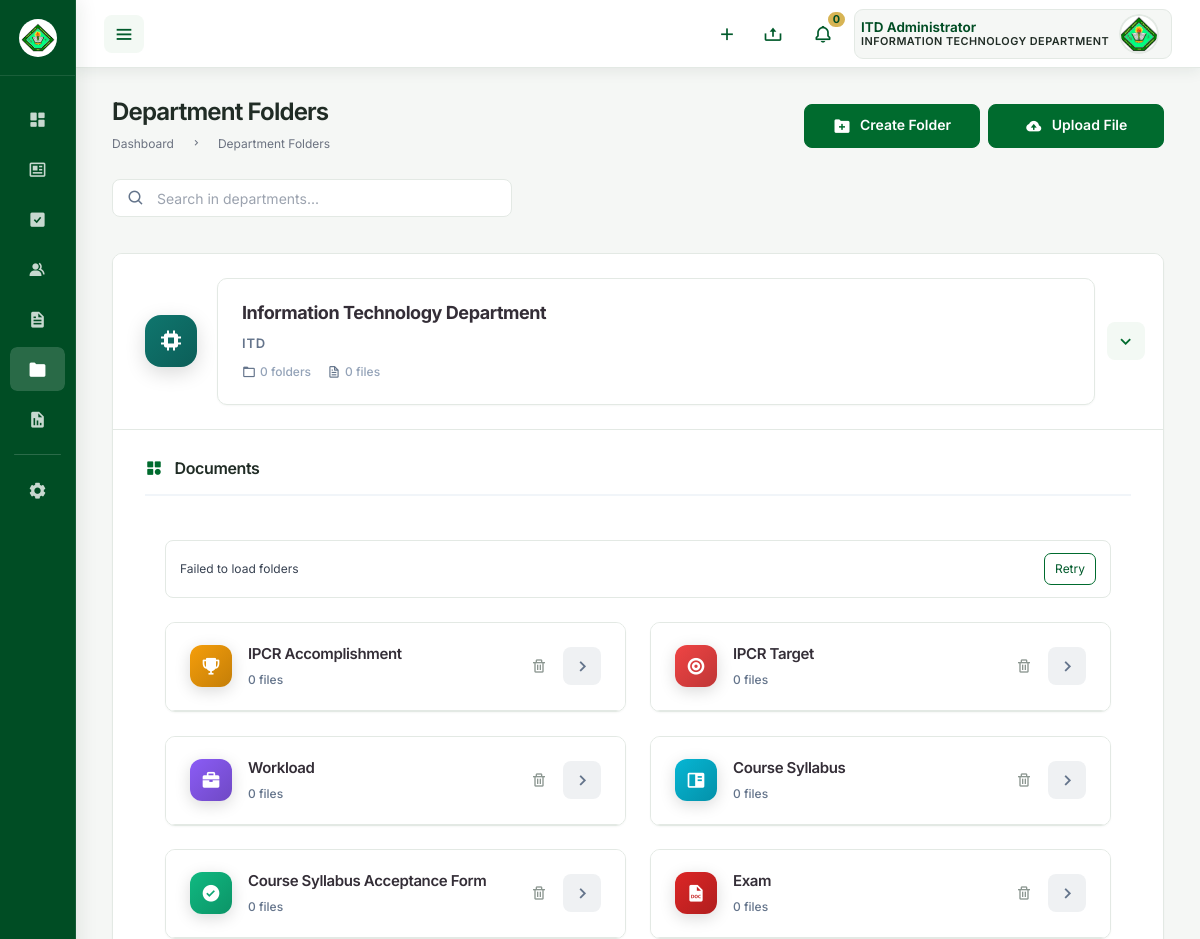
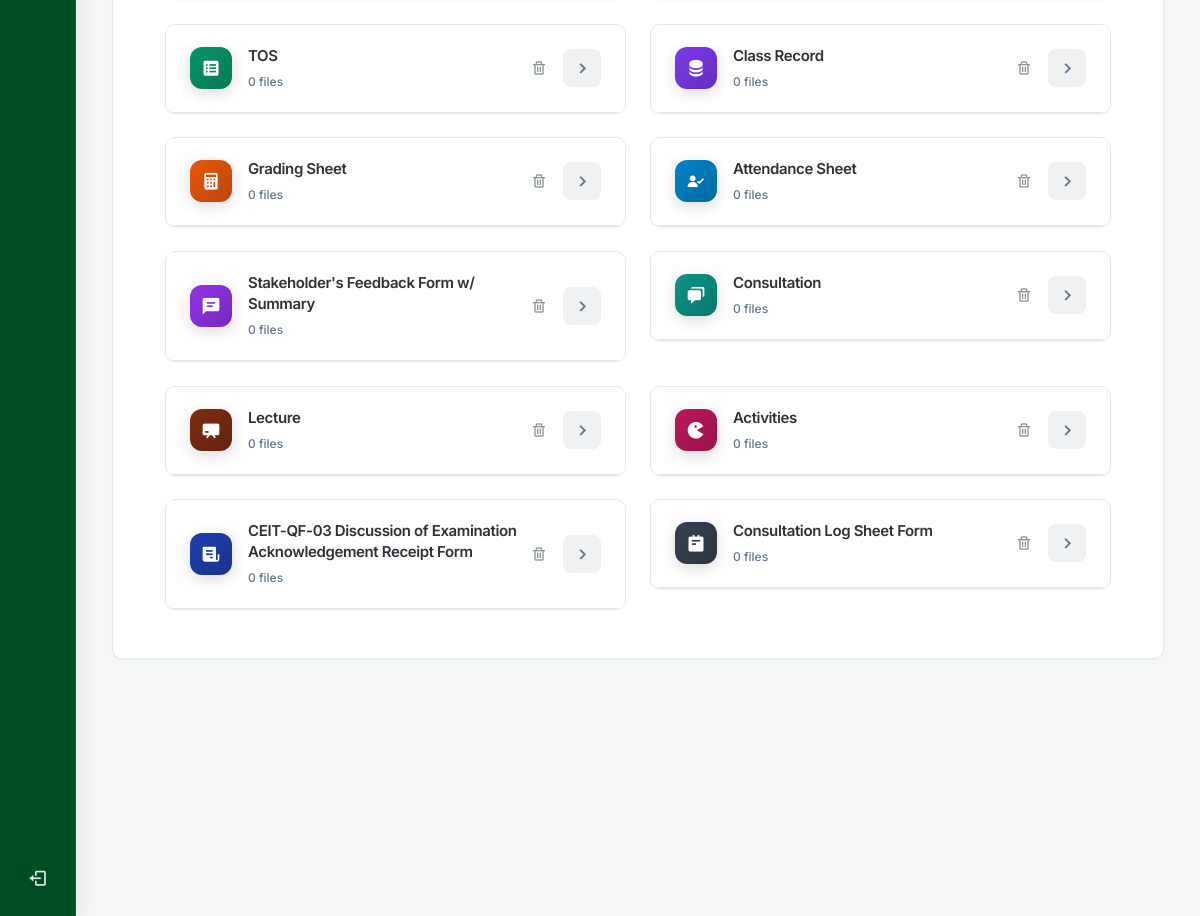
/roles/user/folders.php (signed in), run on the app's committed database (2 pictures, top to bottom).
### tables this page shows
CREATE TABLE `departments` (
  `id` int NOT NULL,
  `department_code` varchar(10) NOT NULL,
  `department_name` varchar(100) NOT NULL,
  `description` text,
  `head_of_department` varchar(100) DEFAULT NULL,
  `contact_email` varchar(255) DEFAULT NULL,
  `contact_phone` varchar(20) DEFAULT NULL,
  `created_at` datetime DEFAULT CURRENT_TIMESTAMP,
  `updated_at` datetime DEFAULT CURRENT_TIMESTAMP ON UPDATE CURRENT_TIMESTAMP,
  `is_active` tinyint(1) DEFAULT '1'
);

### includes/config.php (called while the page is built, shortened)
<?php
function isLoggedIn() {
    return isset($_SESSION['user_id']) &&
           isset($_SESSION['user_role']) &&
           (!isset($_SESSION['session_token']) || !isSessionExpired());
}
function getCurrentUser($pdo) {
    try {
        $stmt = $pdo->prepare("
            SELECT u.*, d.department_name, d.department_code, d.description as department_description
            FROM users u
            LEFT JOIN departments d ON u.department_id = d.id
            WHERE u.id = ? AND u.is_approved = 1
        ");
        $stmt->execute([$_SESSION['user_id']]);
        $user = $stmt->fetch();
        if ($user) {
            $updateStmt = $pdo->prepare("UPDATE users SET last_login = NOW() WHERE id = ?");
            $updateStmt->execute([$user['id']]);
            return $user;
        }
    } catch (Exception $e) {
        error_log("Error fetching current user: " . $e->getMessage());
    }
    return null;
}
?>

### roles/user/folders.php (the view, shortened to what this page needs)
<?php
require_once '../../includes/config.php';
$currentUser = getCurrentUser($pdo);
$userDepartmentId = null;
if (isset($currentUser['department_id']) && $currentUser['department_id']) {
    $userDepartmentId = $currentUser['department_id'];
}
$fileCategories = [
    'ipcr_accomplishment' => [
        'name' => 'IPCR Accomplishment',
        'icon' => 'bxs-trophy',
        'color' => '#f59e0b'
    ],
    'ipcr_target' => [
        'name' => 'IPCR Target',
        'icon' => 'bxs-bullseye',
        'color' => '#ef4444'
    ],
    'workload' => [
        'name' => 'Workload',
        'icon' => 'bxs-briefcase',
        'color' => '#8b5cf6'
    ],
    'course_syllabus' => [
        'name' => 'Course Syllabus',
        'icon' => 'bxs-book-content',
        'color' => '#06b6d4'
    ],
    'syllabus_acceptance' => [
        'name' => 'Course Syllabus Acceptance Form',
        'icon' => 'bxs-check-circle',
        'color' => '#10b981'
    ],
    'exam' => [
        'name' => 'Exam',
        'icon' => 'bxs-file-doc',
        'color' => '#dc2626'
    ],
    'tos' => [
        'name' => 'TOS',
        'icon' => 'bxs-spreadsheet',
        'color' => '#059669'
    ],
    'class_record' => [
        'name' => 'Class Record',
        'icon' => 'bxs-data',
        'color' => '#7c3aed'
    ],
    'grading_sheet' => [
        'name' => 'Grading Sheet',
        'icon' => 'bxs-calculator',
        'color' => '#ea580c'
    ],
    'attendance_sheet' => [
        'name' => 'Attendance Sheet',
        'icon' => 'bxs-user-check',
        'color' => '#0284c7'
    ],
    'stakeholder_feedback' => [
        'name' => 'Stakeholder\'s Feedback Form w/ Summary',
        'icon' => 'bxs-comment-detail',
        'color' => '#9333ea'
    ],
    'consultation' => [
        'name' => 'Consultation',
        'icon' => 'bxs-chat',
        'color' => '#0d9488'
    ],
    'lecture' => [
        'name' => 'Lecture',
        'icon' => 'bxs-chalkboard',
        'color' => '#7c2d12'
    ],
    'activities' => [
        'name' => 'Activities',
        'icon' => 'bxs-game',
        'color' => '#be185d'
    ],
    'exam_acknowledgement' => [
        'name' => 'CEIT-QF-03 Discussion of Examination Acknowledgement Receipt Form',
        'icon' => 'bxs-receipt',
        'color' => '#1e40af'
    ],
    'consultation_log' => [
        'name' => 'Consultation Log Sheet Form',
        'icon' => 'bxs-notepad',
        'color' => '#374151'
    ]
];
function getUserDepartment($pdo, $userDepartmentId) {
    try {
        $stmt = $pdo->prepare("
            SELECT * FROM departments
            WHERE id = ? AND is_active = 1
        ");
        $stmt->execute([$userDepartmentId]);
        return $stmt->fetch(PDO::FETCH_ASSOC);
    } catch(Exception $e) {
        error_log("Error fetching department: " . $e->getMessage());
        return null;
    }
}
$userDepartment = getUserDepartment($pdo, $userDepartmentId);
$departments = $userDepartment ? [$userDepartment] : [];
$departmentConfig = [
    'TED' => ['icon' => 'bxs-graduation', 'color' => '#f59e0b'],
    'MD' => ['icon' => 'bxs-business', 'color' => '#1e40af'],
    'FASD' => ['icon' => 'bx bx-water', 'color' => '#0284c7'],
    'ASD' => ['icon' => 'bxs-palette', 'color' => '#d946ef'],
    'ITD' => ['icon' => 'bxs-chip', 'color' => '#0f766e'],
    'NSTP' => ['icon' => 'bxs-user-check', 'color' => '#22c55e']
];
?>
<!DOCTYPE html>
<html lang="en">
<head>
    <link href='https://unpkg.com/boxicons@2.0.9/css/boxicons.min.css' rel='stylesheet'>
    <link rel="stylesheet" href="assets/css/components/sidebar.css?v=<?= time() ?>">
    <link rel="stylesheet" href="assets/css/components/navbar.css?v=<?= time() ?>">
    <link rel="stylesheet" href="assets/css/pages/folders/category_system.css">
    <link rel="stylesheet" href="assets/css/pages/folders/file_system.css">
    <link rel="stylesheet" href="assets/css/pages/folders/modal.css">
    <link rel="stylesheet" href="assets/css/pages/folders/ui_components.css">
    <link rel="stylesheet" href="assets/css/pages/folders/department_structure.css">
    <link rel="stylesheet" href="assets/css/pages/folders/responsive.css">
    <link rel="stylesheet" href="assets/css/pages/folders/semester_selection.css">
    <link rel="stylesheet" href="assets/css/components/file_preview_modal.css">
    <?php include __DIR__ . '/../../includes/theme.php'; ?>
</head>
<body class="user-folders-page">
    <section id="content">
        <main>
            <div class="head-title">
                <div class="left">
                    <h1>Department Folders</h1>
                    <ul class="breadcrumb">
                        <li>
                            <a href="dashboard.php">Dashboard</a>
                        </li>
                        <li><i class='bx bx-chevron-right'></i></li>
                        <li>
                        <a class="" href="#" style="color: #28a745;">Department Folders</a>
                        </li>
                    </ul>
                </div>
                <div class="action-buttons">
                    <button onclick="openCreateFolderModal()" class="create-folder-btn">
                        <i class='bx bxs-folder-plus'></i>
                        <span class="text">Create Folder</span>
                    </button>
                    <button onclick="openUploadModal()" class="upload-btn">
                        <i class='bx bxs-cloud-upload'></i>
                        <span class="text">Upload File</span>
                    </button>
                </div>
            </div>
            <div class="search-section">
                <div class="search-bar">
                    <input type="text" placeholder="Search in departments..." id="departmentSearch">
                </div>
            </div>
<?php if (!empty($departments)): ?>
    <?php foreach ($departments as $dept):
        $config = $departmentConfig[$dept['department_code']] ?? ['icon' => 'bxs-building', 'color' => '#6b7280'];
    ?>
        <div class="department-card" data-department="<?php echo $dept['id']; ?>">
            <div class="department-header" onclick="toggleDepartment('<?php echo $dept['id']; ?>')">
                <div class="department-icon" style="background: linear-gradient(135deg, <?php echo $config['color']; ?>, <?php echo adjustBrightness($config['color'], -20); ?>);">
                    <i class='bx <?php echo $config['icon']; ?>'></i>
                </div>
                <div class="department-info">
                    <div class="department-name">
                        <?php echo htmlspecialchars($dept['department_name']); ?>
                    </div>
                    <div class="department-code"><?php echo $dept['department_code']; ?></div>
                    <div class="department-stats">
                        <span><i class='bx bx-folder'></i> 0 folders</span>
                        <span><i class='bx bx-file'></i> 0 files</span>
                    </div>
                </div>
                <div class="expand-controls">
                    <i class='bx bx-chevron-right expand-icon' id="icon-<?php echo $dept['id']; ?>"></i>
                </div>
            </div>
            <div class="department-content" id="content-<?php echo $dept['id']; ?>">
                <div class="predefined-categories-section">
                    <div class="section-header">
                        <h3>
                            <i class='bx bxs-category'></i>
                            Documents
                        </h3>
                    </div>
                    <div class="categories-grid" id="categories-<?php echo $dept['id']; ?>">
                        <?php foreach ($fileCategories as $categoryKey => $category):
                            $uniqueId = $dept['id'] . '-' . $categoryKey;
                        ?>
                            <div class="category-card" data-category="<?php echo $categoryKey; ?>" onclick="toggleCategory('<?php echo $dept['id']; ?>', '<?php echo $categoryKey; ?>')">
                                <div class="category-header">
                                    <div class="category-icon" style="background: linear-gradient(135deg, <?php echo $category['color']; ?>, <?php echo adjustBrightness($category['color'], -20); ?>);">
                                        <i class='bx <?php echo $category['icon']; ?>'></i>
                                    </div>
                                    <div class="category-info">
                                        <div class="category-name"><?php echo htmlspecialchars($category['name']); ?></div>
                                        <div class="category-count">0 files</div>
                                    </div>
                                    <button type="button" class="category-delete-button"
                                            aria-label="Delete <?php echo htmlspecialchars($category['name'], ENT_QUOTES); ?> folder"
                                            title="Delete this department folder"
                                            onclick="deleteDocumentCategory(event, '<?php echo $categoryKey; ?>')">
                                        <i class='bx bx-trash'></i>
                                    </button>
                                    <i class='bx bx-chevron-right expand-icon' id="icon-<?php echo $uniqueId; ?>"></i>
                                </div>
                            </div>
                        <?php endforeach; ?>
                    </div>
                </div>
            </div>
        </div>
    <?php endforeach; ?>
<?php endif; ?>
        </main>
    </section>
</body>
</html>
<?php
function adjustBrightness($hex, $percent) {
    $hex = ltrim($hex, '#');
    $r = hexdec(substr($hex, 0, 2));
    $g = hexdec(substr($hex, 2, 2));
    $b = hexdec(substr($hex, 4, 2));
    $r = max(0, min(255, $r + ($r * $percent / 100)));
    $g = max(0, min(255, $g + ($g * $percent / 100)));
    $b = max(0, min(255, $b + ($b * $percent / 100)));
    return sprintf("#%02x%02x%02x", $r, $g, $b);
}
?>

### roles/user/assets/css/components/sidebar.css (style rules this page uses)
:root { --sidebar-poppins: 'Poppins'; --sidebar-background: #04500f; --sidebar-green: #ffffff; --sidebar-green-hover: #266d10; --sidebar-green-light: #eee; --sidebar-green-lighter: rgba(255, 255, 255, 0.05); --sidebar-grey: rgba(255, 255, 255, 0.2); --sidebar-dark-grey: #AAAAAA; --sidebar-dark: #ffffff; --sidebar-red: #ff6b6b; --sidebar-hover-bg: linear-gradient(90deg, rgba(255,255,255,0.12) 0%, rgba(255,255,255,0.06) 100%); --sidebar-hover-accent: #4ade80; --sidebar-active-bg: linear-gradient(90deg, #ffffff 0%, #e8f5e9 100%); --sidebar-indicator-color: #4ade80; --sidebar-transition: all 0.25s cubic-bezier(0.4, 0, 0.2, 1); }
#sidebar { position: fixed; top: 0; left: 0; width: 60px; height: 100%; background: var(--sidebar-background); z-index: 2000; font-family: var(--sidebar-poppins); transition: .3s ease; overflow-x: hidden; scrollbar-width: none; }
#sidebar .brand { font-size: 24px; font-weight: 700; height: 56px; display: flex; align-items: center; color: var(--sidebar-green); position: sticky; top: 0; left: 0; background: var(--sidebar-background); z-index: 500; padding-bottom: 20px; box-sizing: content-box; text-decoration: none; }
#sidebar .side-menu { width: 100%; margin: 48px 0 0 0; padding: 0 6px; list-style: none; }
#sidebar .side-menu li { height: 48px; background: transparent; margin: 4px 0; padding: 0; border-radius: 12px; position: relative; list-style: none; overflow: hidden; }
#sidebar .side-menu li::before { content: ''; position: absolute; left: 0; top: 50%; transform: translateY(-50%) scaleY(0); width: 4px; height: 70%; background: var(--sidebar-indicator-color); border-radius: 0 4px 4px 0; transition: transform 0.25s cubic-bezier(0.4, 0, 0.2, 1); opacity: 0; }
#sidebar .side-menu li:hover::before, #sidebar .side-menu li.active::before { transform: translateY(-50%) scaleY(1); opacity: 1; }
#sidebar .side-menu li.active { background: var(--sidebar-active-bg); }
#sidebar .side-menu li.active::after { display: none; }
#sidebar .side-menu li.active::before { display: block; }
#sidebar .side-menu li a { width: 100%; height: 100%; background: transparent; display: flex; align-items: center; border-radius: 12px; font-size: 16px; color: var(--sidebar-dark); white-space: nowrap; overflow-x: hidden; text-decoration: none; transition: var(--sidebar-transition); margin: 0; padding: 0 16px; position: relative; z-index: 1; }
#sidebar .side-menu.top li.active a { color: var(--sidebar-background); background: var(--sidebar-active-bg); font-weight: 600; box-shadow: 0 4px 12px rgba(0, 0, 0, 0.1); }
#sidebar:not(.expanded) .side-menu li a { width: 48px; justify-content: center; padding: 0; }
#sidebar .side-menu li a.logout { color: var(--sidebar-red); }
#sidebar .side-menu li a .bx { min-width: 24px; display: flex; justify-content: center; transition: var(--sidebar-transition); font-size: 20px; }
#sidebar .side-menu li.active a .bx { color: var(--sidebar-indicator-color); }
#sidebar .side-menu li.menu-divider { height: 1px; margin: 8px 12px; background: rgba(255, 255, 255, 0.15); border-radius: 0; padding: 0; }
#sidebar .side-menu li.menu-divider::before { display: none; }
#content { position: relative; width: calc(100% - 60px); left: 60px; transition: .3s ease; }

### roles/user/assets/css/pages/folders/category_system.css (style rules this page uses)
.categories-grid { display: grid; grid-template-columns: repeat(auto-fit, minmax(350px, 1fr)); gap: 16px; padding: 20px; }
.category-header { display: flex; align-items: center; padding: 16px 20px; cursor: pointer; transition: all 0.3s ease; border-bottom: 1px solid #f3f4f6; background: #fafafa; }
.category-icon { width: 36px; height: 36px; border-radius: 8px; display: flex; align-items: center; justify-content: center; margin-right: 14px; color: white; font-size: 18px; box-shadow: 0 2px 8px rgba(0, 0, 0, 0.15); }
.category-info { flex: 1; }
.category-name { font-weight: 600; font-size: 14px; color: var(--dark); margin-bottom: 3px; line-height: 1.3; }
.category-count { font-size: 11px; color: #64748b; font-weight: 500; }

### roles/user/assets/css/pages/folders/responsive.css (style rules this page uses)
@media (max-width: 1200px) { .categories-grid { grid-template-columns: repeat(auto-fit, minmax(300px, 1fr)); } }

### data on the page
departments: department_name "Information Technology Department", department_code "ITD", name "IPCR Accomplishment", name "IPCR Target", name "Workload", name "Course Syllabus", name "Course Syllabus Acceptance Form", name "Exam", name "TOS", name "Class Record", name "Grading Sheet", name "Attendance Sheet", name "Stakeholder's Feedback Form w/ Summary", name "Consultation", name "Lecture", name "Activities", name "CEIT-QF-03 Discussion of Examination Acknowledgement Receipt Form", name "Consultation Log Sheet Form"
